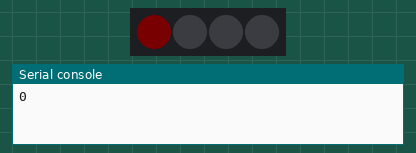
A program run on a simulated Raspberry Pi Pico running MicroPython. Parts: 4 RGB LEDs in strip order, left to right, the last lines printed to the serial console. Dim RGB values are drawn brighter than linear.

Above: at 0.05 s.
At 0.27 s:
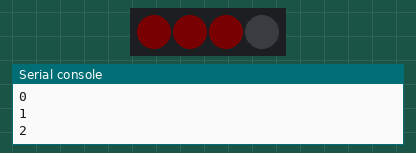
At 1.4 s:
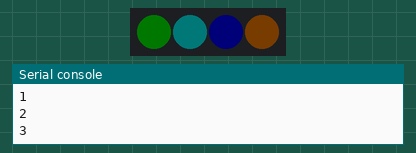
At 2.09 s:
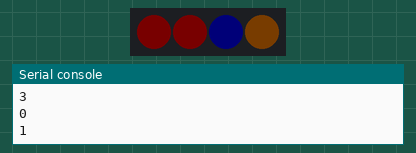
At 2.77 s:
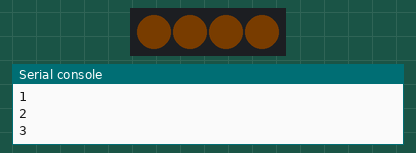
At 3.9 s:
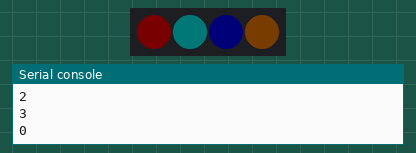
Timing chart, 0 to 4.4 s (numbered marks = the images above):
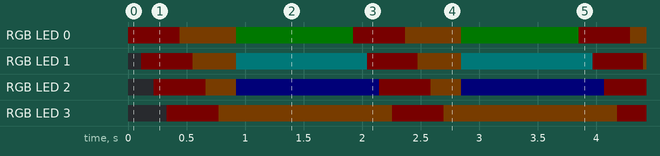

The program:

ws2812_LEDtest.py
```python
import array, time
from machine import Pin
from time import sleep
#import rp2

# Configure the number of WS2812 LEDs, pins and brightness.
NUM_LEDS = 4
PIN_NUM = 28
brightness = 1


@rp2.asm_pio(sideset_init=rp2.PIO.OUT_LOW, out_shiftdir=rp2.PIO.SHIFT_LEFT, autopull=True, pull_thresh=24)
def ws2812():
    T1 = 2
    T2 = 5
    T3 = 3
    wrap_target()
    label("bitloop")
    out(x, 1).side(0)[2]
    jmp(not_x, "do_zero").side(1)[1]
    jmp("bitloop").side(1)[4]
    label("do_zero")
    nop().side(0)[4]

# Create the StateMachine with the ws2812 program, outputting on Pin(28).#wrap()
sm = rp2.StateMachine(0, ws2812, freq=8000000, sideset_base=Pin(PIN_NUM))

# Start the StateMachine, it will wait for data on its FIFO.
sm.active(1)

# Display a pattern on the LEDs via an array of LED RGB values.
ar = array.array("I", [0 for _ in range(NUM_LEDS)])

ar = array.array("I", [0 for _ in range(NUM_LEDS)])

def pixels_show(br):
    dimmer_ar = array.array("I", [0 for _ in range(NUM_LEDS)])
    for i,c in enumerate(ar):  #enumerate
        r = int(((c >> 8) & 0xFF) * br)
        g = int(((c >> 16) & 0xFF) * br)
        b = int((c & 0xFF) * br)
        dimmer_ar[i] = (g<<16) + (r<<8) + b
    sm.put(dimmer_ar, 8)
    time.sleep_ms(10)

def pixels_set(i, color):
    ar[i] = (color[1]<<16) + (color[0]<<8) + color[2] #色馬數值16移動位元和移動8位元，因為每個顏色色馬共24位元#

BLACK = (0, 0, 0)
RED = (255, 0, 0)
YELLOW = (255, 150, 0)
GREEN = (0, 255, 0)
CYAN = (0, 255, 255)
BLUE = (0, 0, 255)
PURPLE = (180, 0, 255)
WHITE = (255, 255, 255) #可以自己調整各色碼數值
COLORS = (BLACK, RED, YELLOW, GREEN, CYAN, BLUE, PURPLE, WHITE)


while True:
    for i in range(NUM_LEDS):
        print(i)
        pixels_set(i, RED)
        pixels_show(0.01) #show是亮光強度#
        time.sleep(0.1)
    for i in range(NUM_LEDS):
        print(i)
        pixels_set(i, YELLOW)
        pixels_show(0.01)
        time.sleep(0.1)
    pixels_set(0, GREEN)#0是燈的代號，第0號燈#
    pixels_show(0.1)
    pixels_set(1, CYAN)#1是燈的代號，第1號燈#
    pixels_show(0.01)
    pixels_set(2, BLUE)
    pixels_show(0.01)
    sleep(0.01)
    time.sleep(1)
```

Measured:
- by itself, RGB LED 0: repeats every 1.9 s: RGB(2, 1, 0) 0.48 s, RGB(0, 2, 0) 1.0 s, RGB(2, 0, 0) 0.44 s
- by itself, RGB LED 1: repeats every 1.9 s: RGB(2, 1, 0) 0.37 s, RGB(0, 2, 2) 1.1 s, RGB(2, 0, 0) 0.43 s
- by itself, RGB LED 2: repeats every 1.9 s: RGB(2, 1, 0) 0.26 s, RGB(0, 0, 2) 1.2 s, RGB(2, 0, 0) 0.44 s
- by itself, RGB LED 3: alternates RGB(2, 1, 0) for 1.5 s and RGB(2, 0, 0) for 0.44 s
